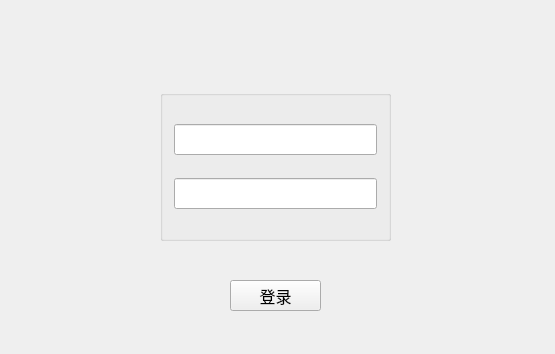
<?xml version="1.0" encoding="UTF-8"?>
<ui version="4.0">
 <class>Widget</class>
 <widget class="QWidget" name="Widget">
  <property name="geometry">
   <rect>
    <x>0</x>
    <y>0</y>
    <width>555</width>
    <height>354</height>
   </rect>
  </property>
  <property name="windowTitle">
   <string>Widget</string>
  </property>
  <widget class="QGroupBox" name="groupBox">
   <property name="geometry">
    <rect>
     <x>160</x>
     <y>90</y>
     <width>231</width>
     <height>151</height>
    </rect>
   </property>
   <property name="title">
    <string/>
   </property>
   <layout class="QVBoxLayout" name="verticalLayout">
    <item>
     <widget class="QLineEdit" name="account">
      <property name="font">
       <font>
        <family>Agency FB</family>
        <pointsize>12</pointsize>
       </font>
      </property>
      <property name="maxLength">
       <number>10</number>
      </property>
     </widget>
    </item>
    <item>
     <widget class="QLineEdit" name="password">
      <property name="font">
       <font>
        <family>Agency FB</family>
        <pointsize>12</pointsize>
       </font>
      </property>
      <property name="maxLength">
       <number>18</number>
      </property>
     </widget>
    </item>
   </layout>
  </widget>
  <widget class="QPushButton" name="login_button">
   <property name="geometry">
    <rect>
     <x>230</x>
     <y>280</y>
     <width>91</width>
     <height>31</height>
    </rect>
   </property>
   <property name="maximumSize">
    <size>
     <width>91</width>
     <height>16777215</height>
    </size>
   </property>
   <property name="font">
    <font>
     <family>Agency FB</family>
     <pointsize>12</pointsize>
    </font>
   </property>
   <property name="text">
    <string>登录</string>
   </property>
  </widget>
 </widget>
 <layoutdefault spacing="6" margin="11"/>
 <resources/>
 <connections/>
</ui>
